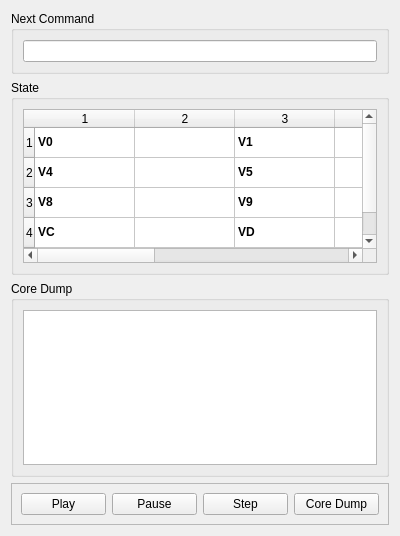
<?xml version="1.0" encoding="UTF-8"?>
<ui version="4.0">
 <class>ProcessorInspectionWindow</class>
 <widget class="QWidget" name="ProcessorInspectionWindow">
  <property name="geometry">
   <rect>
    <x>0</x>
    <y>0</y>
    <width>400</width>
    <height>536</height>
   </rect>
  </property>
  <property name="minimumSize">
   <size>
    <width>400</width>
    <height>500</height>
   </size>
  </property>
  <property name="windowTitle">
   <string>Form</string>
  </property>
  <layout class="QHBoxLayout" name="horizontalLayout_6">
   <item>
    <layout class="QVBoxLayout" name="verticalLayout">
     <item>
      <widget class="QGroupBox" name="groupBox_3">
       <property name="title">
        <string>Next Command</string>
       </property>
       <layout class="QHBoxLayout" name="horizontalLayout_7">
        <item>
         <widget class="QLineEdit" name="commandDisplay">
          <property name="readOnly">
           <bool>true</bool>
          </property>
         </widget>
        </item>
       </layout>
      </widget>
     </item>
     <item>
      <widget class="QGroupBox" name="groupBox">
       <property name="title">
        <string>State</string>
       </property>
       <layout class="QHBoxLayout" name="horizontalLayout_3">
        <item>
         <widget class="QTableWidget" name="memoryMap">
          <property name="rowCount">
           <number>5</number>
          </property>
          <property name="columnCount">
           <number>8</number>
          </property>
          <row/>
          <row/>
          <row/>
          <row/>
          <row/>
          <column/>
          <column/>
          <column/>
          <column/>
          <column/>
          <column/>
          <column/>
          <column/>
          <item row="0" column="0">
           <property name="text">
            <string>V0</string>
           </property>
           <property name="font">
            <font>
             <weight>75</weight>
             <bold>true</bold>
            </font>
           </property>
          </item>
          <item row="0" column="2">
           <property name="text">
            <string>V1</string>
           </property>
           <property name="font">
            <font>
             <weight>75</weight>
             <bold>true</bold>
            </font>
           </property>
          </item>
          <item row="0" column="4">
           <property name="text">
            <string>V2</string>
           </property>
           <property name="font">
            <font>
             <weight>75</weight>
             <bold>true</bold>
            </font>
           </property>
          </item>
          <item row="0" column="6">
           <property name="text">
            <string>V3</string>
           </property>
          </item>
          <item row="1" column="0">
           <property name="text">
            <string>V4</string>
           </property>
           <property name="font">
            <font>
             <weight>75</weight>
             <bold>true</bold>
            </font>
           </property>
          </item>
          <item row="1" column="2">
           <property name="text">
            <string>V5</string>
           </property>
           <property name="font">
            <font>
             <weight>75</weight>
             <bold>true</bold>
            </font>
           </property>
          </item>
          <item row="1" column="4">
           <property name="text">
            <string>V6</string>
           </property>
           <property name="font">
            <font>
             <weight>75</weight>
             <bold>true</bold>
            </font>
           </property>
          </item>
          <item row="1" column="6">
           <property name="text">
            <string>V7</string>
           </property>
          </item>
          <item row="2" column="0">
           <property name="text">
            <string>V8</string>
           </property>
           <property name="font">
            <font>
             <weight>75</weight>
             <bold>true</bold>
            </font>
           </property>
          </item>
          <item row="2" column="2">
           <property name="text">
            <string>V9</string>
           </property>
           <property name="font">
            <font>
             <weight>75</weight>
             <bold>true</bold>
            </font>
           </property>
          </item>
          <item row="2" column="4">
           <property name="text">
            <string>VA</string>
           </property>
           <property name="font">
            <font>
             <weight>75</weight>
             <bold>true</bold>
            </font>
           </property>
          </item>
          <item row="2" column="6">
           <property name="text">
            <string>VB</string>
           </property>
          </item>
          <item row="3" column="0">
           <property name="text">
            <string>VC</string>
           </property>
           <property name="font">
            <font>
             <weight>75</weight>
             <bold>true</bold>
            </font>
           </property>
          </item>
          <item row="3" column="2">
           <property name="text">
            <string>VD</string>
           </property>
           <property name="font">
            <font>
             <weight>75</weight>
             <bold>true</bold>
            </font>
           </property>
          </item>
          <item row="3" column="4">
           <property name="text">
            <string>VE</string>
           </property>
           <property name="font">
            <font>
             <weight>75</weight>
             <bold>true</bold>
            </font>
           </property>
          </item>
          <item row="3" column="6">
           <property name="text">
            <string>VF</string>
           </property>
          </item>
          <item row="4" column="0">
           <property name="text">
            <string>I</string>
           </property>
           <property name="font">
            <font>
             <weight>75</weight>
             <bold>true</bold>
            </font>
           </property>
          </item>
          <item row="4" column="2">
           <property name="text">
            <string>PC</string>
           </property>
           <property name="font">
            <font>
             <weight>75</weight>
             <bold>true</bold>
            </font>
           </property>
          </item>
         </widget>
        </item>
       </layout>
      </widget>
     </item>
     <item>
      <widget class="QGroupBox" name="groupBox_2">
       <property name="title">
        <string>Core Dump</string>
       </property>
       <layout class="QHBoxLayout" name="horizontalLayout_4">
        <item>
         <layout class="QHBoxLayout" name="horizontalLayout_2">
          <item>
           <widget class="QTextBrowser" name="coreDump"/>
          </item>
         </layout>
        </item>
       </layout>
      </widget>
     </item>
     <item>
      <widget class="QFrame" name="frame">
       <property name="frameShape">
        <enum>QFrame::StyledPanel</enum>
       </property>
       <property name="frameShadow">
        <enum>QFrame::Raised</enum>
       </property>
       <layout class="QHBoxLayout" name="horizontalLayout_5">
        <item>
         <layout class="QHBoxLayout" name="horizontalLayout">
          <item>
           <widget class="QPushButton" name="playButton">
            <property name="text">
             <string>Play</string>
            </property>
           </widget>
          </item>
          <item>
           <widget class="QPushButton" name="pauseButton">
            <property name="text">
             <string>Pause</string>
            </property>
           </widget>
          </item>
          <item>
           <widget class="QPushButton" name="stepButton">
            <property name="text">
             <string>Step</string>
            </property>
           </widget>
          </item>
          <item>
           <widget class="QPushButton" name="dumpButton">
            <property name="text">
             <string>Core Dump</string>
            </property>
           </widget>
          </item>
         </layout>
        </item>
       </layout>
      </widget>
     </item>
    </layout>
   </item>
  </layout>
 </widget>
 <resources/>
 <connections/>
</ui>
